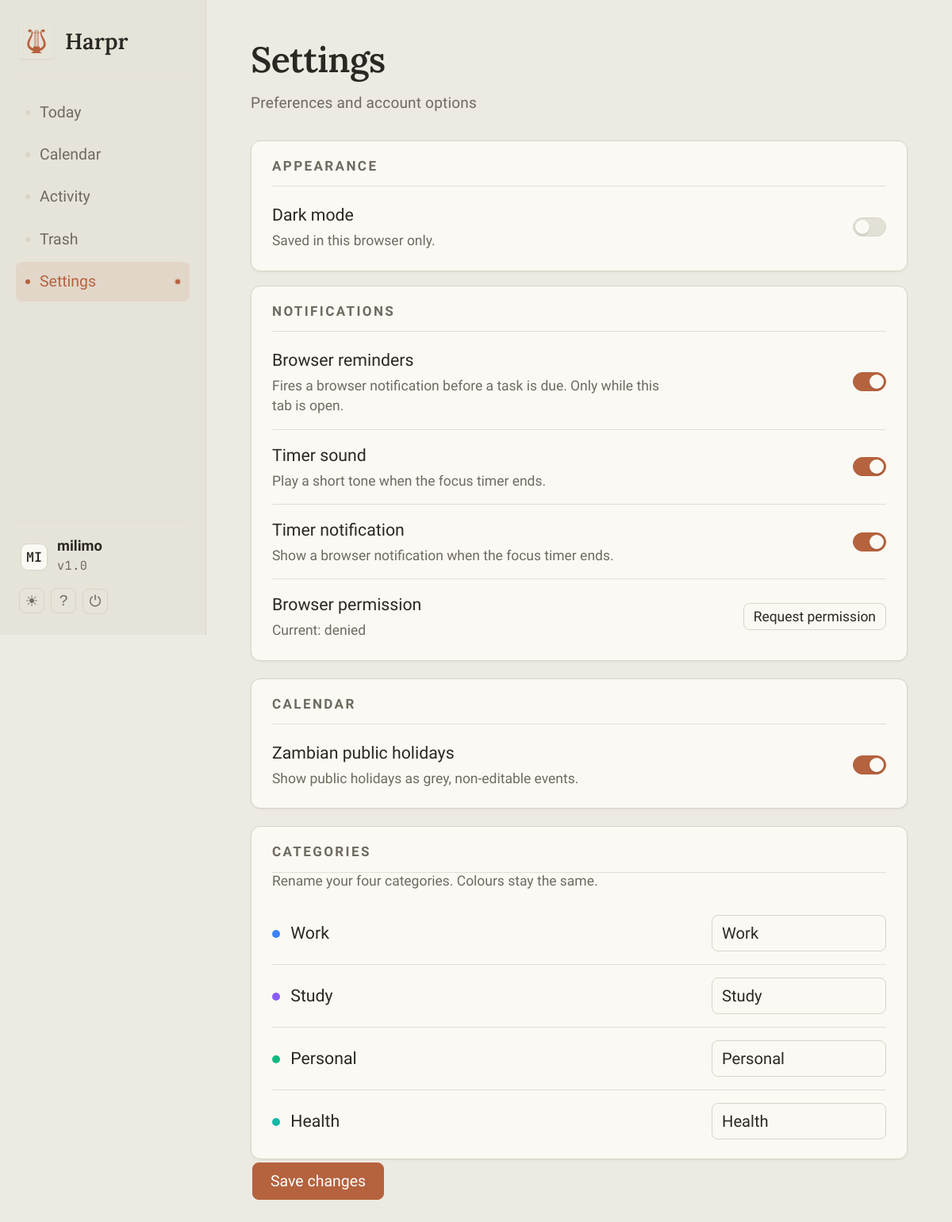
Page /settings/ (signed in) on the committed database.
### tasks/models.py (models this page shows, shortened)
class UserSettings(models.Model):
    user = models.OneToOneField(
        User, on_delete=models.CASCADE, related_name="settings"
    )
    notifications_enabled = models.BooleanField(default=True)
    pomodoro_sound_enabled = models.BooleanField(default=True)
    pomodoro_notification_enabled = models.BooleanField(default=True)
    show_public_holidays = models.BooleanField(default=True)
    category_work_label = models.CharField(max_length=40, default="Work")
    category_study_label = models.CharField(max_length=40, default="Study")
    category_personal_label = models.CharField(max_length=40, default="Personal")
    category_health_label = models.CharField(max_length=40, default="Health")
    @classmethod
    def for_user(cls, user):
        obj, _ = cls.objects.get_or_create(user=user)
        return obj
    def category_labels(self):
        return {
            "work": self.category_work_label or "Work",
            "study": self.category_study_label or "Study",
            "personal": self.category_personal_label or "Personal",
            "health": self.category_health_label or "Health",
        }

### tasks/views.py (the view)
# urls.py: path("settings/", views.settings_view, name="settings"),
@login_required
def settings_view(request):
    settings_obj = UserSettings.for_user(request.user)
    if request.method == "POST":
        form = SettingsForm(request.POST, instance=settings_obj)
        if form.is_valid():
            form.save()
            messages.success(request, "Settings updated")
            return redirect("settings")
    else:
        form = SettingsForm(instance=settings_obj)
    return render(request, "tasks/settings.html", {
        "form": form,
        "settings": settings_obj,
    })

### tasks/forms.py
class SettingsForm(forms.ModelForm):
    class Meta:
        model = UserSettings
        fields = (
            "notifications_enabled",
            "pomodoro_sound_enabled",
            "pomodoro_notification_enabled",
            "show_public_holidays",
            "category_work_label",
            "category_study_label",
            "category_personal_label",
            "category_health_label",
        )
        labels = {
            "notifications_enabled": "Browser reminders",
            "pomodoro_sound_enabled": "Timer sound",
            "pomodoro_notification_enabled": "Timer notification",
            "show_public_holidays": "Zambian public holidays",
            "category_work_label": "Work",
            "category_study_label": "Study",
            "category_personal_label": "Personal",
            "category_health_label": "Health",
        }

### tasks/templates/tasks/settings.html (shortened to what this page needs)
{% extends 'base.html' %}
{% block content %}
<div class="page-head">
  <div class="titles">
    <h1>Settings</h1>
    <div class="meta">Preferences and account options</div>
  </div>
</div>
<div class="settings-grid">
  <section class="card settings-card">
    <div class="card-head"><h2>Appearance</h2></div>
    <div class="setting-row">
      <div class="setting-copy">
        <label for="dark-mode-toggle">Dark mode</label>
        <div class="setting-help">Saved in this browser only.</div>
      </div>
      <div class="setting-control">
        <input type="checkbox" id="dark-mode-toggle" class="switch">
      </div>
    </div>
  </section>
  <form method="post" id="settings-form">
    <section class="card settings-card">
      <div class="card-head"><h2>Notifications</h2></div>
      <div class="setting-row">
        <div class="setting-copy">
          <label for="{{ form.notifications_enabled.id_for_label }}">Browser reminders</label>
          <div class="setting-help">
            Fires a browser notification before a task is due. Only while this tab is open.
          </div>
        </div>
        <div class="setting-control">
          {{ form.notifications_enabled }}
        </div>
      </div>
      <div class="setting-row">
        <div class="setting-copy">
          <label for="{{ form.pomodoro_sound_enabled.id_for_label }}">Timer sound</label>
          <div class="setting-help">Play a short tone when the focus timer ends.</div>
        </div>
        <div class="setting-control">
          {{ form.pomodoro_sound_enabled }}
        </div>
      </div>
      <div class="setting-row">
        <div class="setting-copy">
          <label for="{{ form.pomodoro_notification_enabled.id_for_label }}">Timer notification</label>
          <div class="setting-help">Show a browser notification when the focus timer ends.</div>
        </div>
        <div class="setting-control">
          {{ form.pomodoro_notification_enabled }}
        </div>
      </div>
      <div class="setting-row setting-row--stack">
        <div class="setting-copy">
          <label>Browser permission</label>
          <div class="setting-help" id="perm-status">Checking…</div>
        </div>
        <div class="setting-control">
          <button type="button" class="btn btn-sm" id="grant-perm-btn">Request permission</button>
        </div>
      </div>
    </section>
    <section class="card settings-card">
      <div class="card-head"><h2>Calendar</h2></div>
      <div class="setting-row">
        <div class="setting-copy">
          <label for="{{ form.show_public_holidays.id_for_label }}">Zambian public holidays</label>
          <div class="setting-help">Show public holidays as grey, non-editable events.</div>
        </div>
        <div class="setting-control">
          {{ form.show_public_holidays }}
        </div>
      </div>
    </section>
    <section class="card settings-card">
      <div class="card-head"><h2>Categories</h2></div>
      <div class="setting-help" style="margin: -6px 0 14px;">Rename your four categories. Colours stay the same.</div>
      <div class="setting-row">
        <div class="setting-copy">
          <label for="{{ form.category_work_label.id_for_label }}">
            <span class="legend-dot" style="background: {{ category_colors.work }};"></span>
            Work
          </label>
        </div>
        <div class="setting-control setting-control--wide">
          {{ form.category_work_label }}
        </div>
      </div>
      <div class="setting-row">
        <div class="setting-copy">
          <label for="{{ form.category_study_label.id_for_label }}">
            <span class="legend-dot" style="background: {{ category_colors.study }};"></span>
            Study
          </label>
        </div>
        <div class="setting-control setting-control--wide">
          {{ form.category_study_label }}
        </div>
      </div>
      <div class="setting-row">
        <div class="setting-copy">
          <label for="{{ form.category_personal_label.id_for_label }}">
            <span class="legend-dot" style="background: {{ category_colors.personal }};"></span>
            Personal
          </label>
        </div>
        <div class="setting-control setting-control--wide">
          {{ form.category_personal_label }}
        </div>
      </div>
      <div class="setting-row">
        <div class="setting-copy">
          <label for="{{ form.category_health_label.id_for_label }}">
            <span class="legend-dot" style="background: {{ category_colors.health }};"></span>
            Health
          </label>
        </div>
        <div class="setting-control setting-control--wide">
          {{ form.category_health_label }}
        </div>
      </div>
    </section>
    <div class="settings-save">
      <button type="submit" class="btn btn-primary">Save changes</button>
    </div>
  </form>
</div>
{% endblock %}

### templates/base.html (shortened to what this page needs)
{% load static %}<!DOCTYPE html>
<html lang="en" data-theme="light">
<head>
  <link rel="stylesheet" href="{% static 'css/cosmos.css' %}" />
</head>
<body>
  {% if user.is_authenticated %}
    <div class="layout">
      <aside class="sidebar">
        <div class="sidebar-brand">
          <div class="brand-mark" aria-hidden="true"><img src="{% static 'favicon.svg' %}" alt="" width="20" height="20"></div>
          <div class="brand-text">
            <div class="brand-name">{{ APP_NAME }}</div>
          </div>
        </div>
        <nav class="sidenav">
          <a href="{% url 'dashboard' %}" class="navlink {% if request.resolver_match.url_name == 'dashboard' %}active{% endif %}">
            <span class="nav-dot"></span> Today
          </a>
          <a href="{% url 'calendar' %}" class="navlink {% if request.resolver_match.url_name == 'calendar' %}active{% endif %}">
            <span class="nav-dot"></span> Calendar
          </a>
          <a href="{% url 'activity_log' %}" class="navlink {% if request.resolver_match.url_name == 'activity_log' %}active{% endif %}">
            <span class="nav-dot"></span> Activity
          </a>
          <a href="{% url 'trash_list' %}" class="navlink {% if request.resolver_match.url_name == 'trash_list' %}active{% endif %}">
            <span class="nav-dot"></span> Trash
          </a>
          <a href="{% url 'settings' %}" class="navlink {% if request.resolver_match.url_name == 'settings' %}active{% endif %}">
            <span class="nav-dot"></span> Settings
            <span class="reminders-pip reminders-pip--hint" id="reminders-pip" title="Enable browser notifications" hidden></span>
          </a>
        </nav>
        <div class="sidebar-footer">
          <div class="user-chip">
            <div class="user-avatar mono">{{ user.username|slice:":2"|upper }}</div>
            <div class="user-meta">
              <div class="user-name">{{ user.username }}</div>
              <div class="user-version mono">v1.0</div>
            </div>
          </div>
          <div class="footer-actions">
            <button id="theme-toggle" class="icon-btn" type="button" title="Toggle theme" aria-label="Toggle theme">
              <span class="theme-icon-light">☀</span>
            </button>
            <button id="shortcuts-help" class="icon-btn" type="button" title="Keyboard shortcuts" aria-label="Keyboard shortcuts">?</button>
            <form method="post" action="{% url 'logout' %}" style="margin:0;">
              <button type="submit" class="icon-btn" title="Sign out" aria-label="Sign out">⏻</button>
            </form>
          </div>
        </div>
      </aside>
      <main class="main">
        {% block content %}{% endblock %}
      </main>
    </div>
  {% else %}
    <main class="auth-shell">
      {% block auth_content %}{% endblock %}
    </main>
  {% endif %}
</body>
</html>

### rows in the picture
UserSettings: notifications_enabled "☑", pomodoro_sound_enabled "☑", pomodoro_notification_enabled "☑", show_public_holidays "☑", category_work_label "Work", category_study_label "Study", category_personal_label "Personal", category_health_label "Health"

### other values in the picture
{{ APP_NAME }} "Harpr"
{{ user.username|slice:":2"|upper }} "MI"
{{ user.username }} "milimo"
